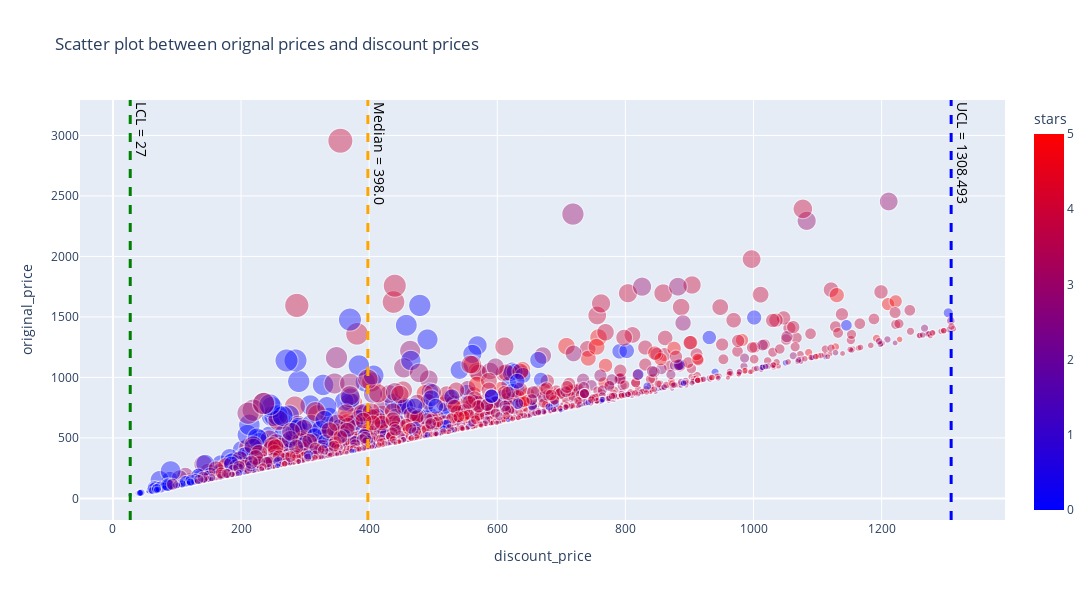

Write notebook code for a chart like this one.
### Code cell
# 7. correlaction between original price and discount price

def create_vline(x_coordinate, annotation_text, line_dash, line_color = 'orange'):
    '''Draw verticallines on given plot by using plotly'''

    v_line = fig.add_vline(x = x_coordinate, 
        line_width=3, 
        line_color=line_color,  
        line_dash = 'dash',
        annotation_text=annotation_text, 
        annotation_position  = 'top right'
    )

    return v_line

# create mediana 'discount_price' column
hotels_with_discount_price_median = round(hotels_with_discount_price['discount_price'].median(),3)
mediana_discount_price = create_vline(x_coordinate=hotels_with_discount_price_median, annotation_text = f'Median = {hotels_with_discount_price_median}', line_dash = 'dash')

# create lower control limit
LCL = round(hotels_with_discount_price['discount_price'].median() - 3 * hotels_with_discount_price['discount_price'].std(),3)
if LCL < 0:
    LCL = hotels_with_discount_price['discount_price'].min()
lcl_discount_price = create_vline(x_coordinate=LCL, annotation_text =  f'LCL = {LCL}', line_dash = 'dash', line_color='green')

# create upper control Limit
UCL = round(hotels_with_discount_price['discount_price'].median() + 3 * hotels_with_discount_price['discount_price'].std(),3)

# detect outliers in this sample
df_outilers = hotels_with_discount_price[hotels_with_discount_price['discount_price'] > UCL]
hotel_prices_lcl_ucl = pd.concat([hotels_with_discount_price, df_outilers, df_outilers]).drop_duplicates(keep=False)

# again calculate upper control limit 
UCL = round(hotel_prices_lcl_ucl['discount_price'].median() + 3 * hotels_with_discount_price['discount_price'].std(),3)
print(UCL)
ucl_discount_price = create_vline(x_coordinate=UCL, annotation_text = f'UCL = {UCL}', line_dash = 'dash', line_color='blue')

fig.layout.update(
    annotations=[dict(
          align = "left",
          textangle=90,
          font=dict(
            size=14,
            color="black"
            )
        )
    ]

)
fig.show()

# draw a scatter plot which represent correlaction between original price and discount price
fig = px.scatter(hotel_prices_lcl_ucl, 
        x="discount_price", 
        y = 'original_price', 
        color= 'stars',
        size = 'percentage_discount',
        size_max=25,
        opacity=0.4,
        title="Scatter plot between orignal prices and discount prices",
        width=1100,
        height=600,
        
        color_continuous_scale='Bluered'
        
)

### Figure 1 — Plotly figure (JSON) as saved in the notebook; plotly's stock layout.template omitted (floating-point values rounded to 4 significant figures; data arrays with more than 128 entries replaced by an {"elided": "..."} marker saying what was removed)
{"data": [{"hovertemplate": "discount_price=%{x}<br>original_price=%{y}<br>percentage_discount=%{marker.size}<br>stars=%{marker.color}<extra></extra>", "legendgroup": "", "marker": {"color": {"elided": "3207 int values"}, "coloraxis": "coloraxis", "opacity": 0.4, "size": {"elided": "3207 float values"}, "sizemode": "area", "sizeref": 0.1408, "symbol": "circle"}, "mode": "markers", "name": "", "showlegend": false, "type": "scattergl", "x": {"elided": "3207 int values"}, "xaxis": "x", "y": {"elided": "3207 int values"}, "yaxis": "y"}], "layout": {"annotations": [{"align": "left", "font": {"color": "black", "size": 14}, "showarrow": false, "text": "Median = 398.0", "textangle": 90, "x": 398, "xanchor": "left", "xref": "x", "y": 1, "yanchor": "top", "yref": "y domain"}, {"align": "left", "font": {"color": "black", "size": 14}, "showarrow": false, "text": "LCL = 27", "textangle": 90, "x": 27, "xanchor": "left", "xref": "x", "y": 1, "yanchor": "top", "yref": "y domain"}, {"align": "left", "font": {"color": "black", "size": 14}, "showarrow": false, "text": "UCL = 1308.493", "textangle": 90, "x": 1308.0, "xanchor": "left", "xref": "x", "y": 1, "yanchor": "top", "yref": "y domain"}], "coloraxis": {"colorbar": {"title": {"text": "stars"}}, "colorscale": [[0, "rgb(0,0,255)"], [1, "rgb(255,0,0)"]]}, "height": 600, "legend": {"itemsizing": "constant", "tracegroupgap": 0}, "shapes": [{"line": {"color": "orange", "dash": "dash", "width": 3}, "type": "line", "x0": 398, "x1": 398, "xref": "x", "y0": 0, "y1": 1, "yref": "y domain"}, {"line": {"color": "green", "dash": "dash", "width": 3}, "type": "line", "x0": 27, "x1": 27, "xref": "x", "y0": 0, "y1": 1, "yref": "y domain"}, {"line": {"color": "blue", "dash": "dash", "width": 3}, "type": "line", "x0": 1308.0, "x1": 1308.0, "xref": "x", "y0": 0, "y1": 1, "yref": "y domain"}], "title": {"text": "Scatter plot between orignal prices and discount prices"}, "width": 1100, "xaxis": {"anchor": "y", "domain": [0, 1], "title": {"text": "discount_price"}}, "yaxis": {"anchor": "x", "domain": [0, 1], "title": {"text": "original_price"}}}}
